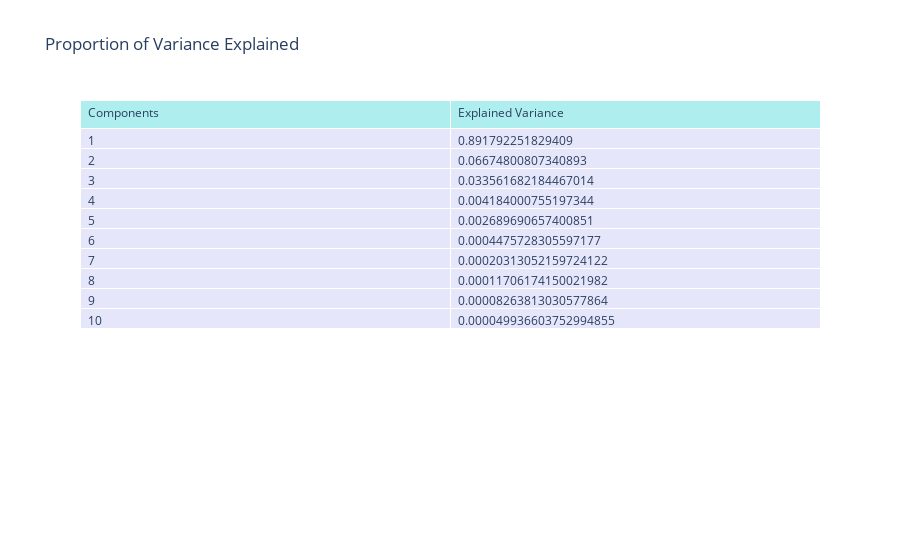
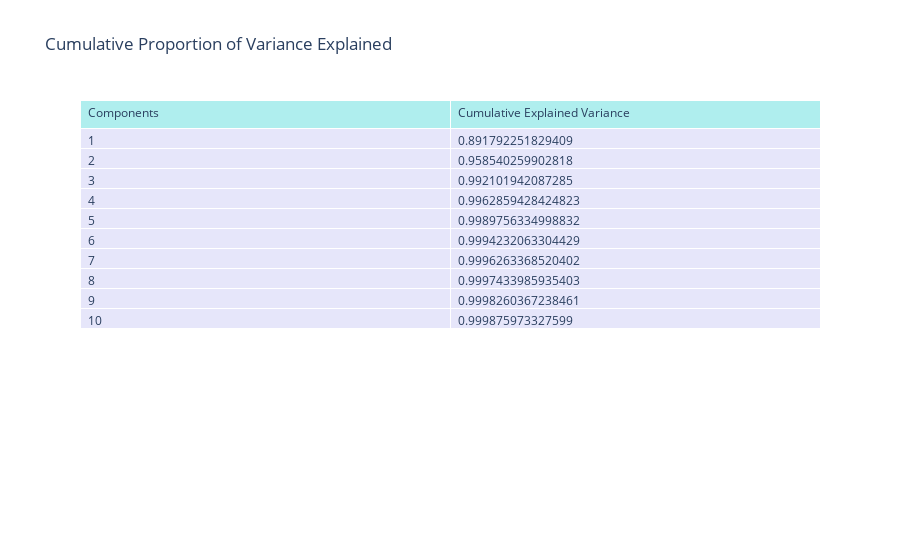
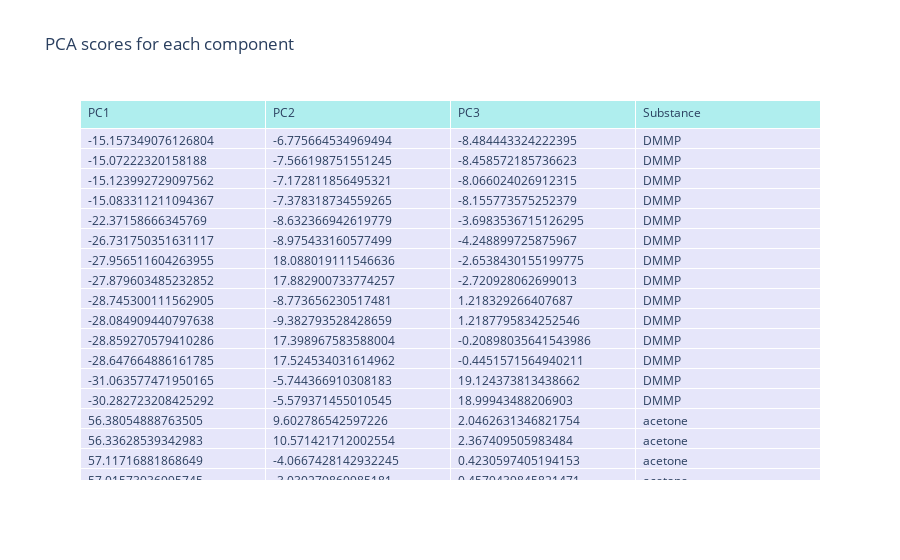
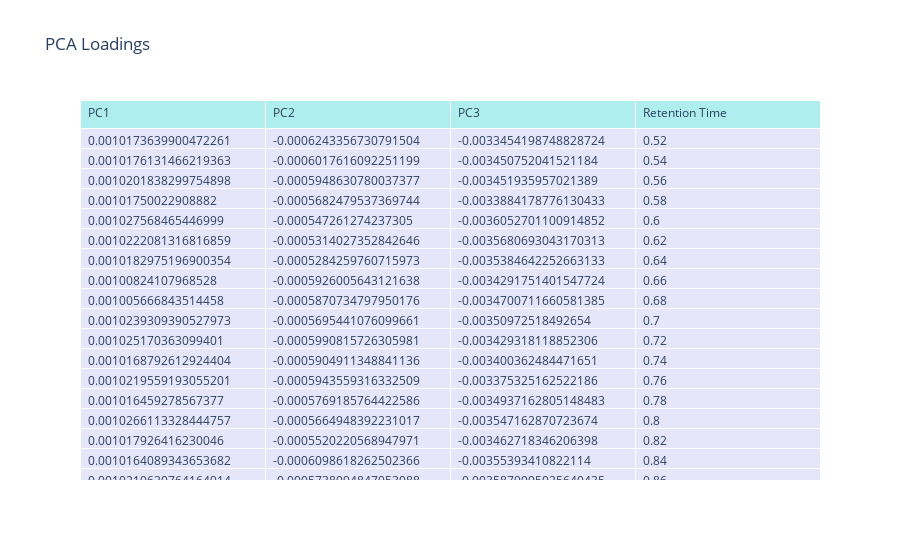

The code cell stored with these charts, in order, in its notebook:
### Markdown cell above
## Dimensionality reduction

The resulting fused dataset is characterized by a very high dimensionality (hundreds of components). Many of these components are highly collinear, due to the nature of the spectral data (the values represent responses in specific bands, and those bands overlap partially). We can attempt a reduction of dimensionality while retaining the most amount of usable information by running PCA on the dataset.

The resulting fused dataset is characterized by a very high dimensionality, with hundreds of components, many of which are highly collinear due to the partial overlap of the spectral data bands. To address this issue and retain the most amount of usable information, we can attempt a reduction of dimensionality by running Principal Component Analysis (PCA) on the dataset. PCA is a statistical technique used to simplify high-dimensional data by transforming the original data into a new set of variables called principal components, which are linear combinations of the original variables. The first principal component captures the direction of the largest variability in the data, the second principal component captures the remaining variability orthogonal to the first component, and so on. By retaining only the first few principal components, one can often capture most of the information in the original data with fewer variables, making it easier to visualize and analyze.

In our case, we will set the PCA analysis to automatically select the number of components required to explain 99% of the original variance in the data, with a maximum limit of 10 components. If the target variance can be achieved with fewer than 10 components, the PCA analysis will use that lower number. Otherwise, all 10 will be utilized. Tests will be run with a 95% confidence interval.

### Code cell
from chemfusekit.pca import PCASettings, PCA

# Retrieve the fused data from the lldf object of the previous step
fused_data = df.fused_data

# Initialize the settings for PCA with graph output
pca_settings = PCASettings(
    target_variance=0.99,
    confidence_level=0.95,
    initial_components=10,
    output='graphical'
)

# Initialize and run PCA on the fused dataset
pca = PCA(pca_settings, fused_data)
pca.train()

# Run the tests and statistics
pca.pca_stats()

# Get the data
reduced_dataset = pca.export_data()

### Figure 1 — Plotly figure (JSON) as saved in the notebook; plotly's stock layout.template omitted (floating-point values rounded to 4 significant figures)
{"data": [{"cells": {"align": "left", "fill": {"color": "lavender"}, "values": [[1, 2, 3, 4, 5, 6, 7, 8, 9, 10], [0.8918, 0.06675, 0.03356, 0.004184, 0.00269, 0.0004476, 0.0002031, 0.0001171, 8.264e-05, 4.994e-05]]}, "header": {"align": "left", "fill": {"color": "paleturquoise"}, "values": ["Components", "Explained Variance"]}, "type": "table"}], "layout": {"title": {"text": "Proportion of Variance Explained"}}}

### Figure 2 — Plotly figure (JSON) as saved in the notebook; plotly's stock layout.template omitted (floating-point values rounded to 4 significant figures)
{"data": [{"cells": {"align": "left", "fill": {"color": "lavender"}, "values": [[1, 2, 3, 4, 5, 6, 7, 8, 9, 10], [0.8918, 0.9585, 0.9921, 0.9963, 0.999, 0.9994, 0.9996, 0.9997, 0.9998, 0.9999]]}, "header": {"align": "left", "fill": {"color": "paleturquoise"}, "values": ["Components", "Cumulative Explained Variance"]}, "type": "table"}], "layout": {"title": {"text": "Cumulative Proportion of Variance Explained"}}}

### Figure 3 — Plotly figure (JSON) as saved in the notebook; plotly's stock layout.template omitted (floating-point values rounded to 4 significant figures)
{"data": [{"cells": {"align": "left", "fill": {"color": "lavender"}, "values": [[-15.16, -15.07, -15.12, -15.08, -22.37, -26.73, -27.96, -27.88, -28.75, -28.08, -28.86, -28.65, -31.06, -30.28, 56.38, 56.34, 57.12, 57.02, 57.01, 57.2], [-6.776, -7.566, -7.173, -7.378, -8.632, -8.975, 18.09, 17.88, -8.774, -9.383, 17.4, 17.52, -5.744, -5.579, 9.603, 10.57, -4.067, -3.03, -4.666, -3.325], [-8.484, -8.459, -8.066, -8.156, -3.698, -4.249, -2.654, -2.721, 1.218, 1.219, -0.209, -0.4452, 19.12, 19.0, 2.046, 2.367, 0.4231, 0.4579, 0.5891, 0.6963], ["DMMP", "DMMP", "DMMP", "DMMP", "DMMP", "DMMP", "DMMP", "DMMP", "DMMP", "DMMP", "DMMP", "DMMP", "DMMP", "DMMP", "acetone", "acetone", "acetone", "acetone", "acetone", "acetone"]]}, "header": {"align": "left", "fill": {"color": "paleturquoise"}, "values": ["PC1", "PC2", "PC3", "Substance"]}, "type": "table"}], "layout": {"title": {"text": "PCA scores for each component"}}}

### Figure 4 — Plotly figure (JSON) as saved in the notebook; plotly's stock layout.template omitted (floating-point values rounded to 4 significant figures; data arrays with more than 128 entries replaced by an {"elided": "..."} marker saying what was removed)
{"data": [{"cells": {"align": "left", "fill": {"color": "lavender"}, "values": {"elided": "4x797 mixed values"}}, "header": {"align": "left", "fill": {"color": "paleturquoise"}, "values": ["PC1", "PC2", "PC3", "Retention Time"]}, "type": "table"}], "layout": {"title": {"text": "PCA Loadings"}}}
